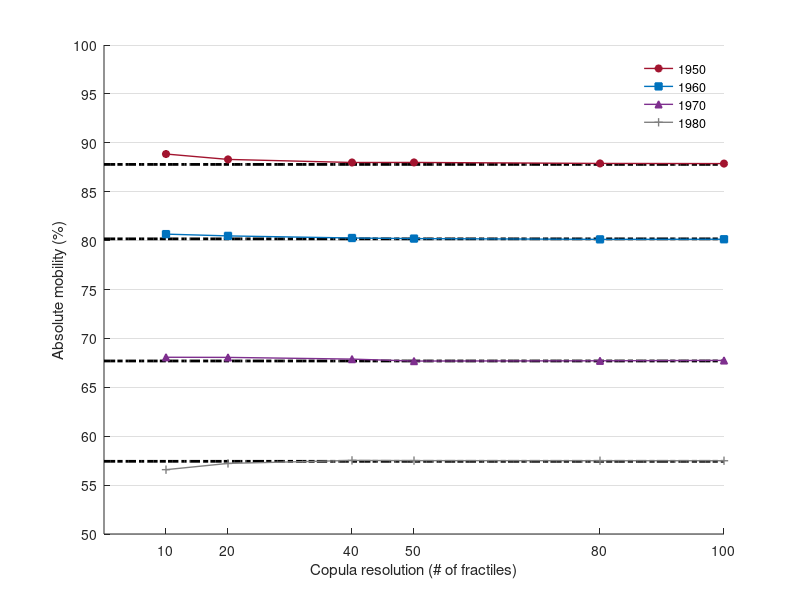
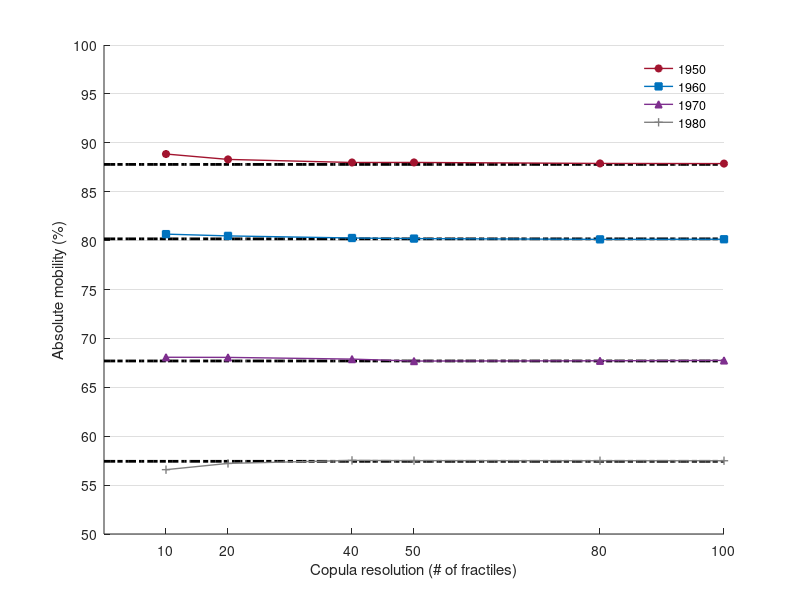
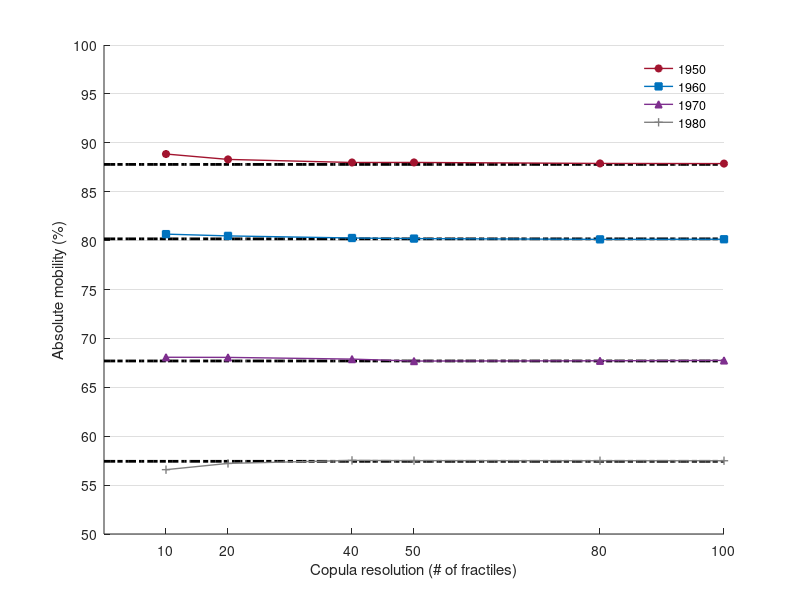

MATLAB code for these plots, in order:
%Creates Figure C.1 - The effect of the copula resolution on absolute mobility.
%This script only creates the plot using the data in the file
%'decomposition_check.mat'. These results are based on a code named
%'check_copula_vs_analytic.m', which is included in the 'Other code'
%folder. It could possibly take hours to run, so to simplify the
%replication the simulation is separated from the plotting script.

clear
close all
load('decomposition_check.mat')

grey=[0.5 0.5 0.5];
purple=[0.494 0.184 0.556];
black=[0 0 0];
blue=[0 0.447 0.741];
darkred=[0.635 0.078 0.184];
fs=[10 20 40 50 80 100];
X=0:100;

h1=plot(X,BBBB1(1)*ones(size(X)),'-.','color',black,'linewidth',2);
hold on
h2=plot(fs,BBBB1(3:end),'o-','markersize',5,'markerfacecolor',darkred,'color',darkred,'linewidth',1);

h3=plot(X,BBBB2(1)*ones(size(X)),'-.','color',black,'linewidth',2);
h4=plot(fs,BBBB2(3:end),'s-','markersize',5,'markerfacecolor',blue,'color',blue,'linewidth',1);

h5=plot(X,BBBB3(1)*ones(size(X)),'-.','color',black,'linewidth',2);
h6=plot(fs,BBBB3(3:end),'^-','markersize',5,'markerfacecolor',purple,'color',purple,'linewidth',1);

h7=plot(X,BBBB4(1)*ones(size(X)),'-.','color',black,'linewidth',2);
h8=plot(fs,BBBB4(3:end),'+-','markersize',6,'markerfacecolor',grey,'color',grey,'linewidth',1);

legend([h2,h4,h6,h8],'1950','1960','1970','1980','location','northeast')
legend boxoff

xlim([0 100]);
ylim([50 100]);set(gca,'ytick',50:5:100)
set(gca,'xtick',fs)
box off;
xlabel('Copula resolution (# of fractiles)');
ylabel('Absolute mobility (%)');
grid on

%Export figure
set(gca, 'YGrid', 'on', 'XGrid', 'off')
set(gcf,'color','w');
set(gcf, 'Position', [80 80 500 400]);
exportgraphics(gcf,'figureC1.jpg','Resolution',1200)
exportgraphics(gcf,'figureC1.pdf')
exportgraphics(gcf,'figureC1.eps')
close all
clear